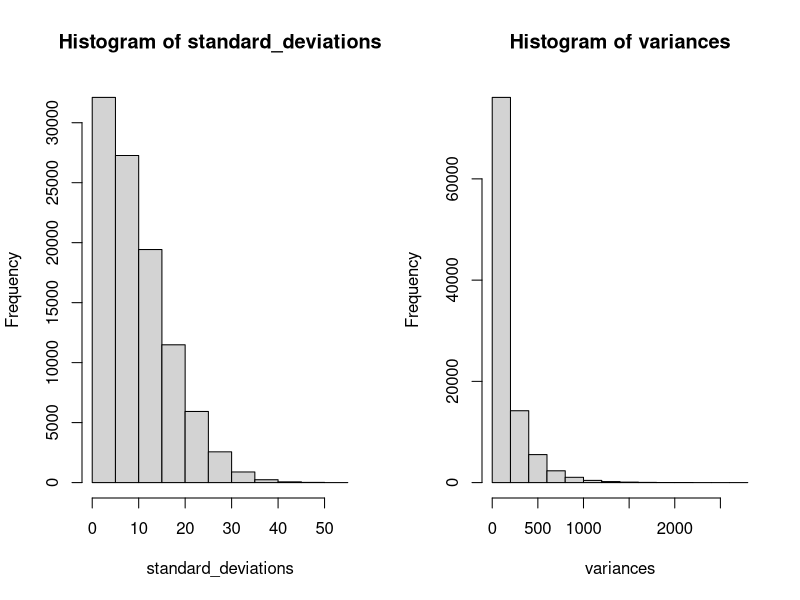

Reproduce this figure in R.
repeats <- 100000
sample_size <- 2
mu <- 50
sigma <- 12

standard_deviations <- seq(1:repeats)

for (i in 1:repeats)
  {
  sample <- rnorm(sample_size, mu, sigma)
  sd_sample <- sd(sample)
  standard_deviations[i] <- sd_sample
}

variances <- standard_deviations **2

average_sd <- mean(standard_deviations)
average_var <- mean(variances)
p_sd <- mean(standard_deviations < sigma)
p_var <-mean(variances < (sigma**2))

average_sd
average_var
p_sd
p_var

par(mfrow = c(1,2))
hist(standard_deviations)
hist(variances)
